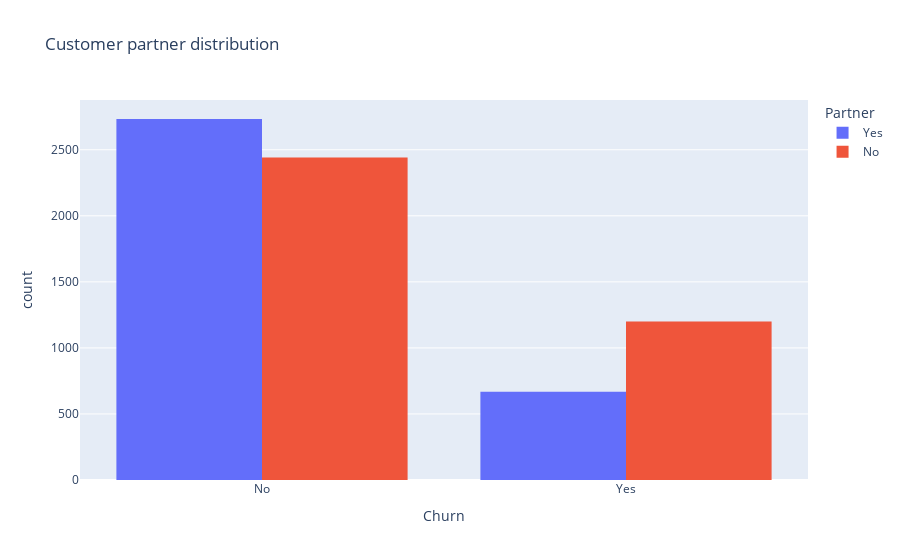

Notebook cell for this chart:
### Code cell
fig = px.histogram(
    df, 
    x='Churn', 
    color='Partner', 
    barmode='group', 
    title='Customer partner distribution')

fig.show()

### Figure 1 — Plotly figure (JSON) as saved in the notebook; plotly's stock layout.template omitted (floating-point values rounded to 4 significant figures; data arrays with more than 128 entries replaced by an {"elided": "..."} marker saying what was removed)
{"data": [{"alignmentgroup": "True", "bingroup": "x", "hovertemplate": "Partner=Yes<br>Churn=%{x}<br>count=%{y}<extra></extra>", "legendgroup": "Yes", "marker": {"color": "#636efa", "pattern": {"shape": ""}}, "name": "Yes", "offsetgroup": "Yes", "orientation": "v", "showlegend": true, "type": "histogram", "x": {"elided": "3402 str values"}, "xaxis": "x", "yaxis": "y"}, {"alignmentgroup": "True", "bingroup": "x", "hovertemplate": "Partner=No<br>Churn=%{x}<br>count=%{y}<extra></extra>", "legendgroup": "No", "marker": {"color": "#EF553B", "pattern": {"shape": ""}}, "name": "No", "offsetgroup": "No", "orientation": "v", "showlegend": true, "type": "histogram", "x": {"elided": "3641 str values"}, "xaxis": "x", "yaxis": "y"}], "layout": {"barmode": "group", "legend": {"title": {"text": "Partner"}, "tracegroupgap": 0}, "title": {"text": "Customer partner distribution"}, "xaxis": {"anchor": "y", "domain": [0, 1], "title": {"text": "Churn"}}, "yaxis": {"anchor": "x", "domain": [0, 1], "title": {"text": "count"}}}}
